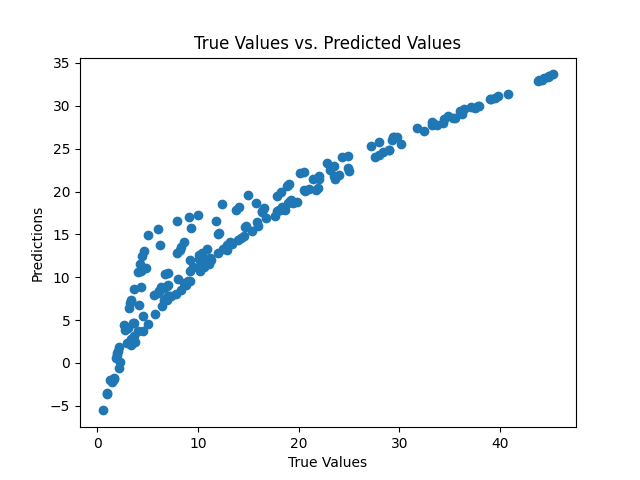

Reproduce this figure in Python.
import pandas as pd
import numpy as np
from sklearn.linear_model import ElasticNet
from sklearn.model_selection import train_test_split
from sklearn.preprocessing import StandardScaler
from sklearn.metrics import mean_squared_error, r2_score
import matplotlib.pyplot as plt

# 讀取CSV文件
df=pd.read_csv(r'D:\Users\zi tong\Desktop\code\DL\0423_hw\supermarket_sales - Sheet1.csv')

print(df)

# 處理數據，選擇特徵和目標變量
X = df[['Unit price','Quantity']]  # 選擇你的特徵列
y = df[ 'gross income']  # 選擇你的目標變量列

# 將數據集拆分為訓練集和測試集
X_train, X_test, y_train, y_test = train_test_split(X, y, test_size=0.2, random_state=42)

# 特徵標準化
scaler = StandardScaler()
X_train = scaler.fit_transform(X_train)
X_test = scaler.transform(X_test)

# 初始化ElasticNet模型，並設置L1和L2正則化參數
elastic_net = ElasticNet(alpha=0.35, l1_ratio=0.5)  # alpha為正則化強度，l1_ratio為L1正則化的比例

# 在訓練集上訓練模型
elastic_net.fit(X_train, y_train)

# 在測試集上進行預測
predictions = elastic_net.predict(X_test)


# 繪製scatter plot
plt.scatter(y_test, predictions)
plt.xlabel('True Values')
plt.ylabel('Predictions')
plt.title('True Values vs. Predicted Values')
plt.show()

# 計算準確率
mse = mean_squared_error(y_test, predictions)
r2 = r2_score(y_test, predictions)

print(f'Mean Squared Error: {mse}')
print(f'R-squared: {r2}')
